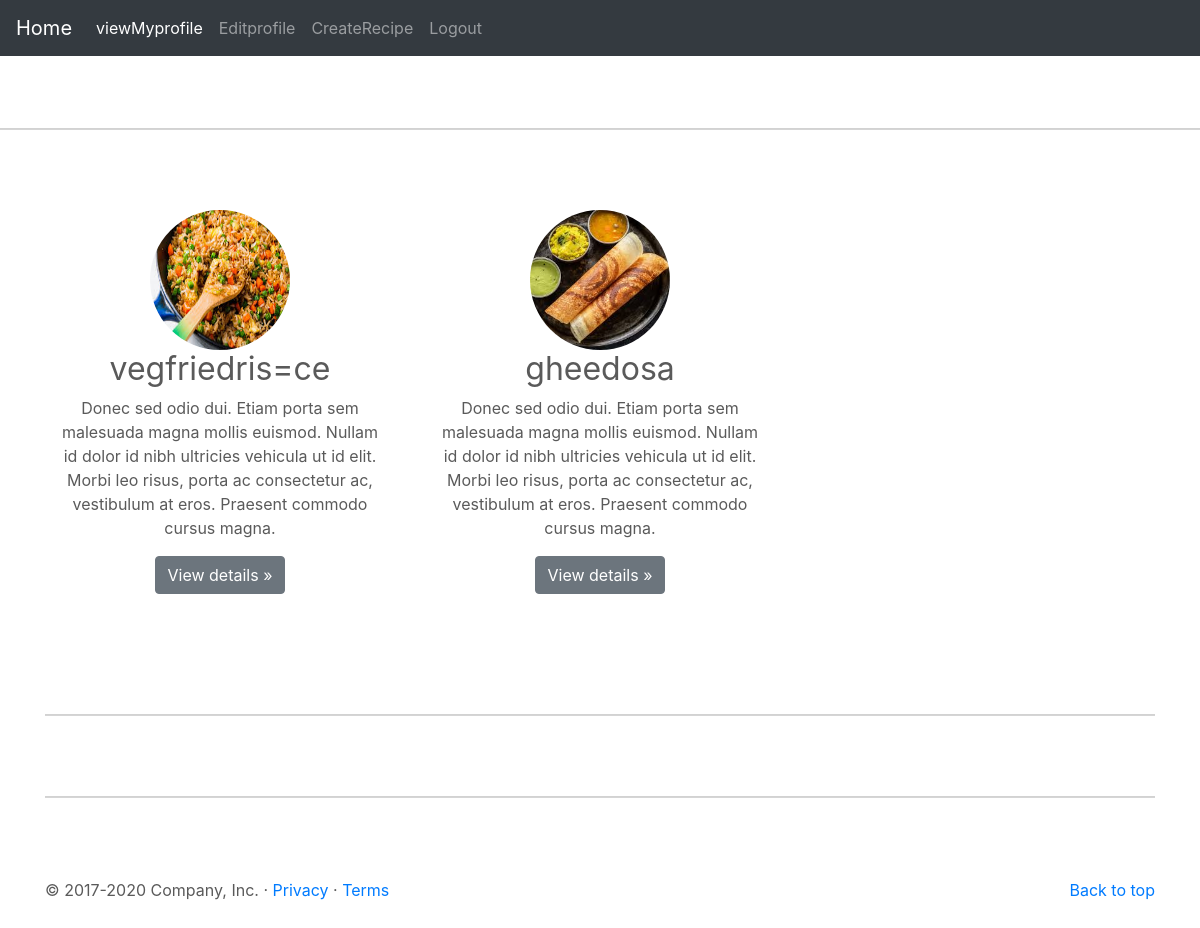
Page /Users/home on the committed database.
### recipes/models.py (models this page shows, shortened)
class Recipe(models.Model):
    recipe_name=models.CharField(max_length=120)
    ingradiantnts=models.CharField(max_length=250)
    category=models.CharField(max_length=100)
    recipe_img=models.ImageField(upload_to="images")
    created_by=models.CharField(max_length=120)

### users/views.py (the view)
# urls.py: 2. Add a URL to urlpatterns:  path('', views.home, name='home')
def home(request):
    context={}
    recipes=Recipe.objects.all()
    context["recipes"]=recipes
    return render(request, "users/userhome.html",context)

### users/templates/users/userhome.html (shortened to what this page needs)
<!doctype html>
{%load static %}
<html lang="en">
  <head>
<link href="https://cdn.jsdelivr.net/npm/bootstrap@5.0.0-beta1/dist/css/bootstrap.min.css" rel="stylesheet">
<link href="../assets/dist/css/bootstrap.min.css" rel="stylesheet">
    <link href="{%static 'carousel.css' %}" rel="stylesheet">
  </head>
  <body>
    <header>
  <nav class="navbar navbar-expand-md navbar-dark fixed-top bg-dark">
    <a class="navbar-brand" href="#">Home</a>
    <div class="collapse navbar-collapse" id="navbarCollapse">
      <ul class="navbar-nav mr-auto">
        <li class="nav-item active">
          <a class="nav-link" href="#">viewMyprofile </a>
        </li>
        <li class="nav-item">
          <a class="nav-link" href="#">Editprofile</a>
        </li>
        <li class="nav-item">
          <a class="nav-link" href="#">CreateRecipe</a>
        </li>
     <li class="nav-item">
          <a class="nav-link" href="#">Logout</a>
        </li>
      </ul>
    </div>
  </nav>
</header>
<main role="main">
    <hr class="featurette-divider">
  <div class="container marketing">
    <div class="row">
      {%for recipe in recipes %}
      <div class="col-lg-4">
          <img  class="bd-placeholder-img rounded-circle" width="140" height="140" src="{{recipe.recipe_img.url}}">
        <h2>{{recipe.recipe_name}}</h2>
        <p>Donec sed odio dui. Etiam porta sem malesuada magna mollis euismod. Nullam id dolor id nibh ultricies vehicula ut id elit. Morbi leo risus, porta ac consectetur ac, vestibulum at eros. Praesent commodo cursus magna.</p>
        <p><a class="btn btn-secondary" href="#" role="button">View details &raquo;</a></p>
      </div>
      {% endfor %}
    </div>
    <hr class="featurette-divider">
    <hr class="featurette-divider">
  </div>
  <footer class="container">
    <p class="float-right"><a href="#">Back to top</a></p>
    <p>&copy; 2017-2020 Company, Inc. &middot; <a href="#">Privacy</a> &middot; <a href="#">Terms</a></p>
  </footer>
</main>
</html>

### users/static/carousel.css (style rules this page uses)
body { padding-top: 3rem; padding-bottom: 3rem; color: #5a5a5a; }
.marketing .col-lg-4 { margin-bottom: 1.5rem; text-align: center; }
.marketing h2 { font-weight: 400; }
.marketing .col-lg-4 p { margin-right: .75rem; margin-left: .75rem; }
.featurette-divider { margin: 5rem 0; }

### users/templates/users/userhome.html (style rules this page uses)
.bd-placeholder-img { font-size: 1.125rem; text-anchor: middle; -webkit-user-select: none; -moz-user-select: none; -ms-user-select: none; user-select: none; }

### rows in the picture
Recipe: recipe_img (picture), recipe_name "vegfriedris=ce"
Recipe: recipe_img (picture), recipe_name "gheedosa"
